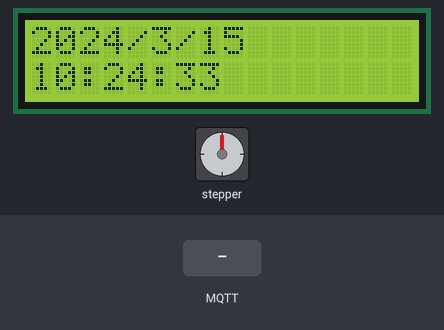
The sketch below on a simulated ESP32. Shown: stepper motor, 16×2 character LCD. Wiring (inferred from the names in the program): stepper motor (2048 steps per turn assumed): coils GPIO 16, GPIO 17, GPIO 5, GPIO 18. Inputs (shaded band) come from the test bench. WiFi joins after 1.5 s; servers stay silent unless stated; the local clock reads 2024-03-15 10:24:30 at power-on unless the sketch sets it; random numbers use the default seed unless the sketch sets one; no MQTT or app messages arrive unless stated; what the sketch prints to the serial monitor is not drawn.

Above: at 3.3 s.
3.4 s: MQTT message "START!!" arrives on the first subscribed topic
At 4.62 s:
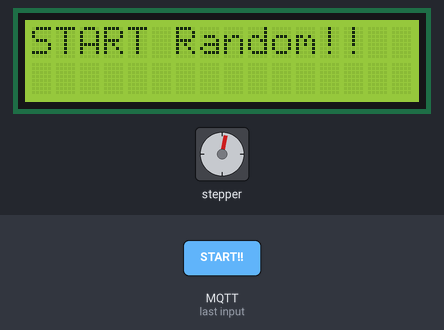
At 14.1 s:
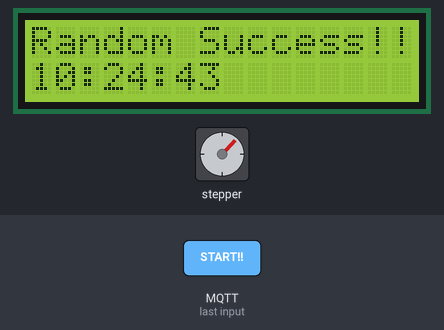
14.3 s: MQTT message "1" arrives on the first subscribed topic
At 15.3 s:
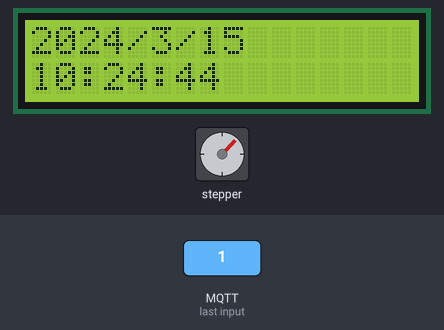
17.3 s: MQTT message "on" arrives on the first subscribed topic
Timing chart, 0 to 20.3 s (numbered marks = the images above; inputs shaded):
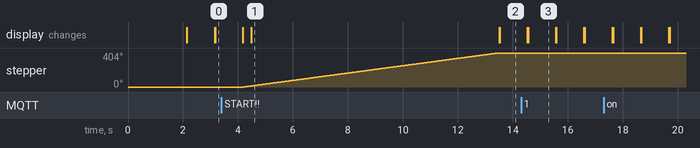

The sketch:

Miniproject_2.ino
```cpp
#include <WiFi.h>
#include <MQTT.h>
#include <LCD_I2C.h>
#include "RTClib.h"

#define STEPPER_PIN_1 16
#define STEPPER_PIN_2 17
#define STEPPER_PIN_3 5
#define STEPPER_PIN_4 18
#define Btn 23

RTC_DS1307 rtc;
LCD_I2C lcd(0x27, 16, 2);

const char ssid[] = "Bannaifun";
const char pass[] = "pondkub1412";

const char mqtt_broker[]="test.mosquitto.org";
const char mqtt_topic[]="group21/command";
const char mqtt_client_id[]="arduino_group_21"; // must change this string to a unique value
int MQTT_PORT=1883;

int counter=0;
long randNumber;
int step_number = 0;

WiFiClient net;
MQTTClient client;

unsigned long lastMillis = 0;

void connect() {
  Serial.print("checking wifi...");
  while (WiFi.status() != WL_CONNECTED) {
    Serial.print(".");
    delay(1000);
  }

  Serial.print("\nconnecting...");
  while (!client.connect(mqtt_client_id)) {
    Serial.print(".");
    delay(1000);
  }

  Serial.println("\nconnected!");

  client.subscribe(mqtt_topic);
  // client.unsubscribe("/hello");
}

void messageReceived(String &topic, String &payload) {
  Serial.println("incoming: " + topic + " - " + payload);
  if(payload == "START!!"){
    randNumber = random(1,8);
    lcd.print("START Random!!");
    for(int a = 0 ; a<(4096+(randNumber*512));a++){
      OneStep(true);
      delay(2);
    }
    lcd.clear();
    lcd.print("Random Success!!");
    client.publish(mqtt_topic,"STOP!!");
  }
  // Note: Do not use the client in the callback to publish, subscribe or
  // unsubscribe as it may cause deadlocks when other things arrive while
  // sending and receiving acknowledgments. Instead, change a global variable,
  // or push to a queue and handle it in the loop after calling `client.loop()`.
}

void setup() {
  Serial.begin(9600);
  lcd.begin(); // If you are using more I2C devices using the Wire library use lcd.begin(false)
                 // this stop the library(LCD_I2C) from calling Wire.begin()
  lcd.backlight();
  pinMode(STEPPER_PIN_1, OUTPUT);
  pinMode(STEPPER_PIN_2, OUTPUT);
  pinMode(STEPPER_PIN_3, OUTPUT);
  pinMode(STEPPER_PIN_4, OUTPUT);
  pinMode(Btn,INPUT_PULLUP);
  WiFi.begin(ssid, pass);

  // Note: Local domain names (e.g. "Computer.local" on OSX) are not supported
  // by Arduino. You need to set the IP address directly.
  client.begin(mqtt_broker, MQTT_PORT, net);
  client.onMessage(messageReceived);

  connect();
  #ifndef ESP8266
  while (!Serial); // wait for serial port to connect. Needed for native USB
  #endif
  if (! rtc.begin()) {
    Serial.println("Couldn't find RTC");
    Serial.flush();
    while (1) delay(10);
  }

  if (! rtc.isrunning()) {
    Serial.println("RTC is NOT running, let's set the time!");
    rtc.adjust(DateTime(F(__DATE__), F(__TIME__)));
  }
}

void loop() {
  client.loop();
  delay(10);

  if (!client.connected()) {
    connect();
  }
   DateTime now = rtc.now();

    lcd.print(now.year(), DEC);
    lcd.print('/');
    lcd.print(now.month(), DEC);
    lcd.print('/');
    lcd.print(now.day(), DEC);
    lcd.setCursor(0, 1);
    lcd.print(now.hour(), DEC);
    lcd.print(':');
    lcd.print(now.minute(), DEC);
    lcd.print(':');
    lcd.print(now.second(), DEC);

    delay(1000);
    lcd.clear();

}

void OneStep(bool dir){
    if(dir){
switch(step_number){
  case 0:
  digitalWrite(STEPPER_PIN_1, HIGH);
  digitalWrite(STEPPER_PIN_2, LOW);
  digitalWrite(STEPPER_PIN_3, LOW);
  digitalWrite(STEPPER_PIN_4, LOW);
  break;
  case 1:
  digitalWrite(STEPPER_PIN_1, HIGH);
  digitalWrite(STEPPER_PIN_2, HIGH);
  digitalWrite(STEPPER_PIN_3, LOW);
  digitalWrite(STEPPER_PIN_4, LOW);
  break;
  case 2:
  digitalWrite(STEPPER_PIN_1, LOW);
  digitalWrite(STEPPER_PIN_2, HIGH);
  digitalWrite(STEPPER_PIN_3, LOW);
  digitalWrite(STEPPER_PIN_4, LOW);
  break;
  case 3:
  digitalWrite(STEPPER_PIN_1, LOW);
  digitalWrite(STEPPER_PIN_2, HIGH);
  digitalWrite(STEPPER_PIN_3, HIGH);
  digitalWrite(STEPPER_PIN_4, LOW);
  break;
  case 4:
  digitalWrite(STEPPER_PIN_1, LOW);
  digitalWrite(STEPPER_PIN_2, LOW);
  digitalWrite(STEPPER_PIN_3, HIGH);
  digitalWrite(STEPPER_PIN_4, LOW);
  break;
  case 5:
  digitalWrite(STEPPER_PIN_1, LOW);
  digitalWrite(STEPPER_PIN_2, LOW);
  digitalWrite(STEPPER_PIN_3, HIGH);
  digitalWrite(STEPPER_PIN_4, HIGH);
  break;
  case 6:
  digitalWrite(STEPPER_PIN_1, LOW);
  digitalWrite(STEPPER_PIN_2, LOW);
  digitalWrite(STEPPER_PIN_3, LOW);
  digitalWrite(STEPPER_PIN_4, HIGH);
  break;
  case 7:
  digitalWrite(STEPPER_PIN_1, HIGH);
  digitalWrite(STEPPER_PIN_2, LOW);
  digitalWrite(STEPPER_PIN_3, LOW);
  digitalWrite(STEPPER_PIN_4, HIGH);
  break;
}
  }

step_number++;
  if(step_number > 7){
    step_number = 0;
  }
}
```

Measured:
- after the input at 3.4 s, stepper: turns 404° clockwise in 9.2 s, starting after 0.81 s
- what the display in image 3 shows lasts 1.0 s, from 14.6 s to 15.6 s
